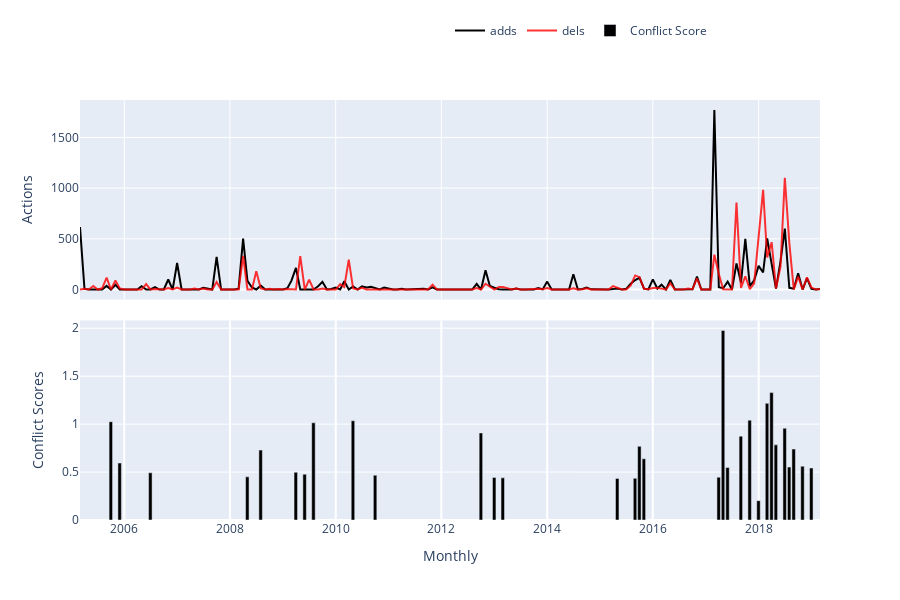

Notebook source saved alongside this figure:
### Markdown cell above
<span style="color: #626262"> Try yourself! This is what will happen when you click 'Load Actions' button: </span>

### Code cell
### --------------------------------------------------------------------------- ###
### TRY YOURSELF! THIS IS WHAT WILL HAPPEN WHEN YOU CLICK 'Load Actions' BUTTON ###
### --------------------------------------------------------------------------- ###

## Create a WikiWho instance, which is an API; and use ConflictManager to get         ##
## editons for given page id; more details see:                                       ##
## https://github.com/gesiscss/wikiwho_wrapper/blob/master/wikiwho_wrapper/api.py     ##
## https://github.com/gesiscss/wikiwho_wrapper/blob/master/wikiwho_wrapper/wikiwho.py ##
## https://github.com/gesiscss/wikiwho_demo_new/blob/master/metrics/conflict.py       ##
wikiwho_api = WikiWho(lng=abbreviation(languageSelection.value))
print("Downloading all_content from the WikiWhoApi...")
all_content = wikiwho_api.dv.all_content(the_page['page_id'])
print("Downloading revisions from the WikiWhoApi...")
all_revisions = wikiwho_api.dv.rev_ids_of_article(the_page['page_id'])
clear_output()

cm_inc = ConflictManager(all_content.copy(), 
                       all_revisions.copy(), 
                       lng=abbreviation(languageSelection.value), 
                       include_stopwords=True)

cm_noinc = ConflictManager(all_content.copy(), 
                       all_revisions.copy(), 
                       lng=abbreviation(languageSelection.value), 
                       include_stopwords=False)
cm_inc.calculate()
cm_noinc.calculate()
clear_output()

tokens_inc = cm_inc.all_actions.copy()
tokens_noinc = cm_noinc.all_actions.copy()
elegibles_noinc = cm_noinc.elegible_actions.copy()
token_sources = {"tokens_all": tokens_inc, "tokens": tokens_noinc, "elegibles": elegibles_noinc}

## Create an ActionsListener instance to get aggregated actions. More details see:            ##
## https://github.com/gesiscss/wikiwho_demo_new/blob/master/visualization/actions_listener.py ##

actions_listener = ActionsListener(token_sources)
get_agg_actions, actions_inc, actions_noinc = actions_listener.get_aggregation()
clear_output()

total_actions = get_agg_actions.copy()

## Convert some columns' names to what we could understand ##
total_columns_names = ['total', 'total_surv_48h', 'total_stopword_count']

## Add all actions together and merge them into one aggregation dataframe.
total_actions = total_actions.join(pd.DataFrame(
    total_actions.loc[:,'adds':'adds_stopword_count'].values +\
    total_actions.loc[:,'dels':'dels_stopword_count'].values +\
    total_actions.loc[:,'reins':'reins_stopword_count'].values, 
    index=total_actions.index, 
    columns=total_columns_names
))

## Convert editor's ids to int64, in order to retrieve editors' names from API
total_actions["editor"] = total_actions["editor"].apply(lambda x: str2int(x))
total_actions = total_actions.rename({"editor": "editor_id"}, axis=1)

## Only editors id? No, we still want to know their names. Use WikipediaAPI to achieve ##
## this. More details see:                                                             ##
## https://github.com/gesiscss/wikiwho_demo/blob/master/external/wikipedia.py          ##
wikipediadv_instance = WikipediaDV(WikipediaAPI(lng=abbreviation(languageSelection.value)))

# Unique editor's id for getting their names
unique_ids = total_actions['editor_id'].unique()

# Grab editors' names

grabbed_names = wikipediadv_instance.get_editors(unique_ids).rename(columns = {'userid': 'editor_id'})

## Merge the names of editors to the total actions dataframe ##

# Merge on editors ids
total_actions = total_actions.merge(grabbed_names[['editor_id', 'name']], on='editor_id')

# Adjust the column position and fill NaN by 'Unregistered'
total_actions.insert(2, 'editor', total_actions['name'])
total_actions = total_actions.drop(columns=['name'])
total_actions['editor'] = total_actions['editor'].fillna("Unregistered")

## Continue to use our data from A.1; first convert the date to the type datetime ##
total_actions['rev_time'] = pd.to_datetime(total_actions['rev_time'])

## visualization, core visual code lies in ActionsListener, then the interact function    ##
## make it interactive, mode details see:                                                 ##
## https://github.com/gesiscss/wikiwho_demo/blob/master/visualization/actions_listener.py ##

## This is the page you used ##
print('The page that is being used:', the_page['title'], f'({abbreviation(languageSelection.value).upper()})')

# Which types do those actions have?
actions_types = (total_actions.columns[4:13]).values.tolist()

# Visualization: try yourself by coding!
begin_date = date(2002, 3, 1)
end_date = date(2019, 4, 1)
editor_name = 'All'
frequency = 'Monthly' # 'Monthly', 'Yearly', 'Daily'
black_line = 'adds' # Choose one from 'actions_types'. Note that 'black_line doesn't have 'None' option but others have.
red_line = 'dels'
blue_line = 'None'
green_line = 'None'
black_conflict = "Conflict Score"  # 'Conflict Score', 'Absolute Conflict Score', 'Total Elegible Actions'
red_conflict = "None"

actions_listener.prelisten(total_actions)
actions_listener.listen(
    _range1 = begin_date,
    _range2 = end_date,
    editor = editor_name,
    granularity = frequency,
    black = black_line,
    red = red_line,
    blue = blue_line,
    green = green_line,
    black_conflict = black_conflict,
    red_conflict = red_conflict
)

# Store the variable total_actions for the next notebooks.
%store total_actions

### Figure 1 — Plotly figure (JSON) as saved in the notebook; plotly's stock layout.template omitted (floating-point values rounded to 4 significant figures; data arrays with more than 128 entries replaced by an {"elided": "..."} marker saying what was removed)
{"data": [{"marker": {"color": "rgba(0, 0, 0, 1)"}, "name": "adds", "type": "scatter", "x": {"elided": "169 str values"}, "xaxis": "x2", "y": {"elided": "169 int values"}, "yaxis": "y2"}, {"marker": {"color": "rgba(255, 0, 0, .8)"}, "name": "dels", "type": "scatter", "x": {"elided": "169 str values"}, "xaxis": "x2", "y": {"elided": "169 int values"}, "yaxis": "y2"}, {"marker": {"color": "rgba(0, 0, 0, 1)"}, "name": "Conflict Score", "type": "bar", "x": ["2005-09-30T00:00:00", "2005-11-30T00:00:00", "2006-06-30T00:00:00", "2008-04-30T00:00:00", "2008-07-31T00:00:00", "2009-03-31T00:00:00", "2009-05-31T00:00:00", "2009-07-31T00:00:00", "2010-04-30T00:00:00", "2010-09-30T00:00:00", "2012-09-30T00:00:00", "2012-12-31T00:00:00", "2013-02-28T00:00:00", "2015-04-30T00:00:00", "2015-08-31T00:00:00", "2015-09-30T00:00:00", "2015-10-31T00:00:00", "2017-03-31T00:00:00", "2017-04-30T00:00:00", "2017-05-31T00:00:00", "2017-08-31T00:00:00", "2017-10-31T00:00:00", "2017-12-31T00:00:00", "2018-02-28T00:00:00", "2018-03-31T00:00:00", "2018-04-30T00:00:00", "2018-06-30T00:00:00", "2018-07-31T00:00:00", "2018-08-31T00:00:00", "2018-10-31T00:00:00", "2018-12-31T00:00:00"], "xaxis": "x", "y": [1.025, 0.5942, 0.4926, 0.4498, 0.729, 0.4972, 0.4774, 1.014, 1.035, 0.4671, 0.908, 0.4429, 0.4396, 0.4339, 0.4341, 0.7686, 0.6384, 0.4464, 1.976, 0.5477, 0.8744, 1.041, 0.2016, 1.216, 1.329, 0.7834, 0.9569, 0.5521, 0.74, 0.561, 0.5426], "yaxis": "y"}], "layout": {"barmode": "group", "height": 600, "hovermode": "closest", "legend": {"orientation": "h", "x": 0.5, "y": 1.2}, "showlegend": true, "xaxis": {"anchor": "y", "domain": [0, 1], "gridwidth": 2, "ticklen": 5, "title": {"text": "Monthly"}, "zeroline": true}, "xaxis2": {"anchor": "y2", "domain": [0, 1], "matches": "x", "showticklabels": false}, "yaxis": {"anchor": "x", "domain": [0, 0.475], "title": {"text": "Conflict Scores"}}, "yaxis2": {"anchor": "x2", "domain": [0.525, 1], "title": {"text": "Actions"}}}}
